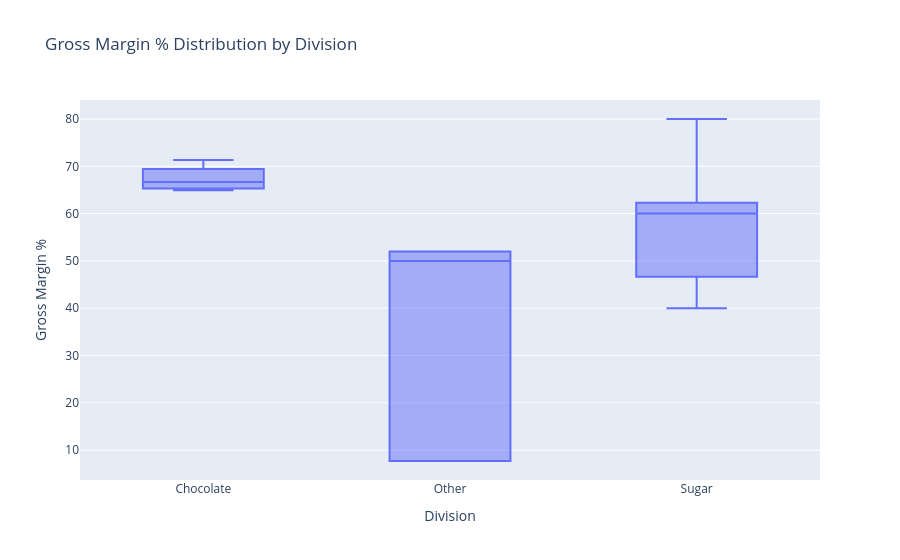

This figure's notebook cell:
### Code cell
# Segment and Group Comparisons
print("\n" + "=" * 80)
print("SEGMENT & GROUP COMPARISONS")
print("=" * 80)

# Comparison by Division
print("\nGross Margin % by Division:")
division_margin = df_clean.groupby('Division')['Gross Margin %'].agg(['mean', 'median', 'std', 'min', 'max']).round(2)
print(division_margin)

# Comparison by Margin Tier
print("\nSales Statistics by Margin Tier:")
margin_tier_sales = df_clean.groupby('Margin Tier')['Sales'].agg(['sum', 'mean', 'count', 'std']).round(2)
print(margin_tier_sales)

# Box plot comparison
fig = px.box(df_clean, x='Division', y='Gross Margin %', title='Gross Margin % Distribution by Division')
fig.show()

# Ship Mode Analysis
print("\nShip Mode Performance:")
ship_mode_perf = df_clean.groupby('Ship Mode').agg({
    'Sales': ['sum', 'mean'],
    'Gross Profit': ['sum', 'mean'],
    'Gross Margin %': 'mean',
    'Shipping Days': 'mean',
    'Order ID': 'count'
}).round(2)
ship_mode_perf.columns = ['Total Sales', 'Avg Sales', 'Total Profit', 'Avg Profit', 'Avg Margin %', 'Avg Shipping Days', 'Order Count']
print(ship_mode_perf)

# Regional Comparison
print("\nRegional Sales and Margin Analysis:")
regional_analysis = df_clean.groupby('Region').agg({
    'Sales': 'sum',
    'Gross Profit': 'sum',
    'Gross Margin %': 'mean',
    'Units': 'sum',
    'Order ID': 'count'
}).round(2).sort_values('Sales', ascending=False)
regional_analysis.columns = ['Total Sales', 'Total Profit', 'Avg Margin %', 'Total Units', 'Order Count']
print(regional_analysis)

### Figure 1 — Plotly figure (JSON) as saved in the notebook; plotly's stock layout.template omitted (floating-point values rounded to 4 significant figures; data arrays with more than 128 entries replaced by an {"elided": "..."} marker saying what was removed)
{"data": [{"alignmentgroup": "True", "hovertemplate": "Division=%{x}<br>Gross Margin %=%{y}<extra></extra>", "legendgroup": "", "marker": {"color": "#636efa"}, "name": "", "notched": false, "offsetgroup": "", "orientation": "v", "showlegend": false, "type": "box", "x": {"elided": "10194 str values"}, "x0": " ", "xaxis": "x", "y": {"elided": "10194 float values"}, "y0": " ", "yaxis": "y"}], "layout": {"boxmode": "group", "legend": {"tracegroupgap": 0}, "title": {"text": "Gross Margin % Distribution by Division"}, "xaxis": {"anchor": "y", "domain": [0, 1], "title": {"text": "Division"}}, "yaxis": {"anchor": "x", "domain": [0, 1], "title": {"text": "Gross Margin %"}}}}
